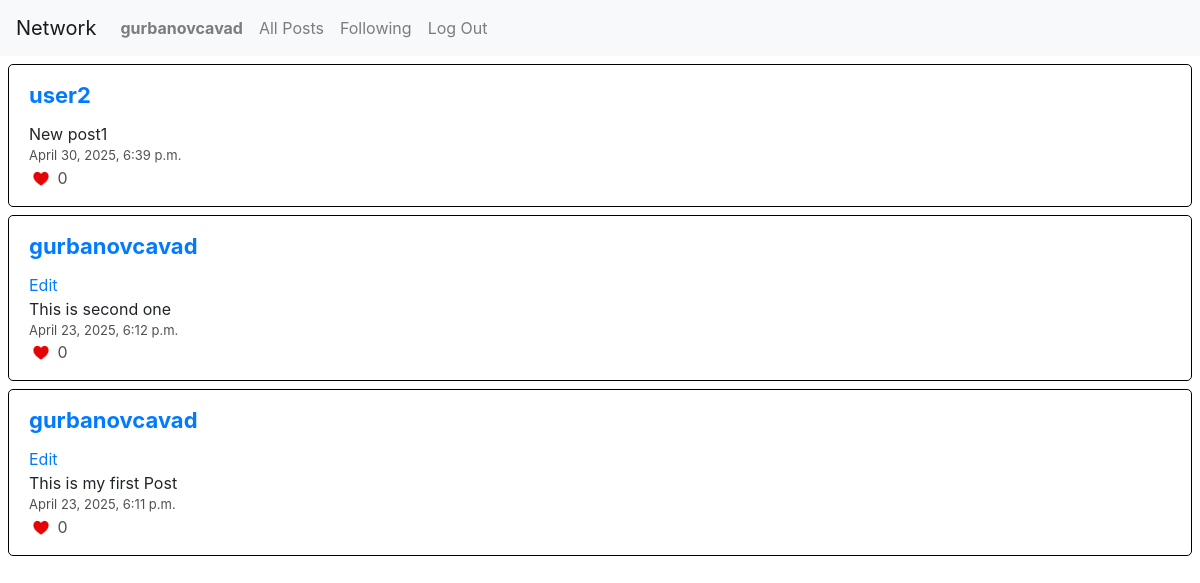
Page /allposts/ (signed in) on the committed database.
### network/models.py (models this page shows, shortened)
class User(AbstractUser):
    pass

class Post(models.Model):
    owner = models.ForeignKey(User, on_delete=models.CASCADE, related_name="posts")
    body = models.TextField(blank=False, null=False)
    created_at = models.DateTimeField(auto_now_add=True)
    class Meta:
        ordering = ["-created_at"]

### network/views.py (the view)
# urls.py: path("allposts/", views.all_posts, name='all_posts'),
def all_posts(request):
    posts = Post.objects.order_by('-created_at').all()
    context = {'posts': posts}
    return render(request, 'network/all_posts.html', context)

### network/templates/network/all_posts.html (shortened to what this page needs)
{% extends 'network/layout.html' %}
{% block body %}
    {% for post in posts %}
        <div id="posts">
            <div class="post">
                <div id="username"><a href="{% url 'profile' post.owner %}">{{post.owner}}</a></div>
                {% if request.user == post.owner %}
                    <a class="nav-link" style="padding: 0px !important;" href="{% url 'edit_post' post.id %}">Edit</a>
                {% endif %}
                <div id="content">{{post.body}}</div>
                <div id="time">{{post.created_at}}</div>
                <div id="likes">
                    <img style="width: 24px; height: 22px; margin-bottom: 3px;" alt="">
                    <span class="like">0</span>
                </div>
            </div>
        </div>
    {% empty %}
        <div style="margin-left: 10px; font-weight: bold; font-size: 25px;">There is no post yet.</div>
    {% endfor %}
{% endblock %}

### network/templates/network/layout.html (shortened to what this page needs)
{% load static %}
<!DOCTYPE html>
<html lang="en">
    <head>
        <link rel="stylesheet" href="https://stackpath.bootstrapcdn.com/bootstrap/4.4.1/css/bootstrap.min.css">
        <link href="{% static 'network/styles.css' %}" rel="stylesheet">
    </head>
    <body>
        <nav class="navbar navbar-expand-lg navbar-light bg-light">
            <a class="navbar-brand" href="{% url 'index' %}">Network</a>
            <div>
              <ul class="navbar-nav mr-auto">
                {% if user.is_authenticated %}
                    <li class="nav-item">
                        <a class="nav-link" href="{% url 'profile' user.username %}"><strong>{{ user.username }}</strong></a>
                    </li>
                {% endif %}
                <li class="nav-item">
                  <a class="nav-link" href="{% url 'all_posts' %}">All Posts</a>
                </li>
                {% if user.is_authenticated %}
                    <li class="nav-item">
                        <a class="nav-link" href="{% url 'following' user.id %}">Following</a>
                    </li>
                    <li class="nav-item">
                        <a class="nav-link" href="{% url 'logout' %}">Log Out</a>
                    </li>
                {% endif %}
              </ul>
            </div>
          </nav>
        <div class="body">
            {% if message %}
                <div style="font-size: 25px; font-weight: bold; margin-left: 10px;">{{message}}</div>
            {% else %}
                {% block body %}
                {% endblock %}
            {% endif %}
        </div>
    </body>
</html>

### network/static/network/styles.css (style rules this page uses)
.post { border: solid black 1px; border-radius: 5px; margin: 8px; padding: 14px 20px; }
#username { font-size: 22px; font-weight: bold; margin-bottom: 10px; }
#time { color: rgb(81, 81, 81); font-size: 13px; }
.like { color: rgb(81, 81, 81); }

### rows in the picture
User: username "gurbanovcavad"
Post: owner "user2", body "New post1", created_at "April 30, 2025, 6:39 p.m."
Post: owner "gurbanovcavad", shows "Edit", body "This is second one", created_at "April 23, 2025, 6:12 p.m."
Post: owner "gurbanovcavad", shows "Edit", body "This is my first Post", created_at "April 23, 2025, 6:11 p.m."
